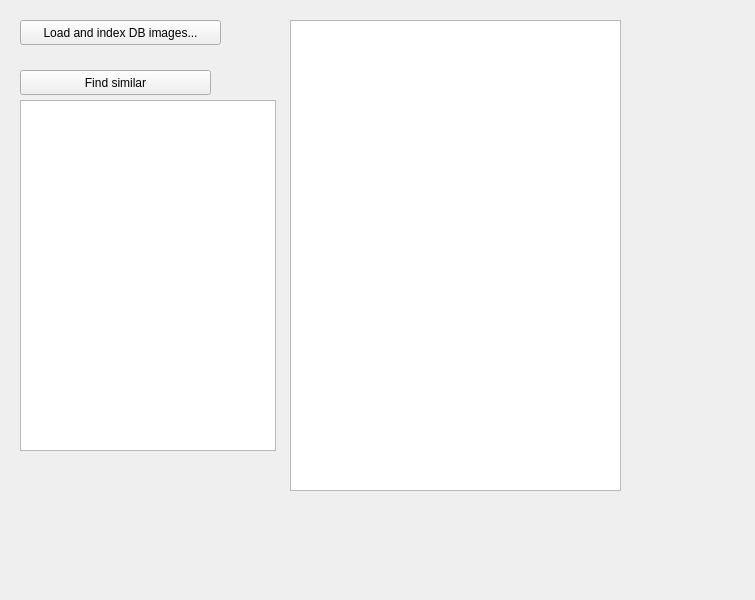
<?xml version="1.0" encoding="UTF-8"?>
<ui version="4.0">
 <class>MainWindow</class>
 <widget class="QMainWindow" name="MainWindow">
  <property name="geometry">
   <rect>
    <x>0</x>
    <y>0</y>
    <width>755</width>
    <height>600</height>
   </rect>
  </property>
  <property name="windowTitle">
   <string>MainWindow</string>
  </property>
  <widget class="QWidget" name="centralWidget">
   <widget class="QPushButton" name="pushButton">
    <property name="geometry">
     <rect>
      <x>20</x>
      <y>20</y>
      <width>201</width>
      <height>25</height>
     </rect>
    </property>
    <property name="text">
     <string>Load and index DB images...</string>
    </property>
   </widget>
   <widget class="QPushButton" name="pushButton_find">
    <property name="geometry">
     <rect>
      <x>20</x>
      <y>70</y>
      <width>191</width>
      <height>25</height>
     </rect>
    </property>
    <property name="text">
     <string>Find similar</string>
    </property>
   </widget>
   <widget class="QTextEdit" name="textEdit">
    <property name="geometry">
     <rect>
      <x>290</x>
      <y>20</y>
      <width>331</width>
      <height>471</height>
     </rect>
    </property>
   </widget>
   <widget class="QListWidget" name="listWidget_dbfiles">
    <property name="geometry">
     <rect>
      <x>20</x>
      <y>100</y>
      <width>256</width>
      <height>351</height>
     </rect>
    </property>
   </widget>
  </widget>
 </widget>
 <layoutdefault spacing="6" margin="11"/>
 <resources/>
 <connections/>
</ui>
